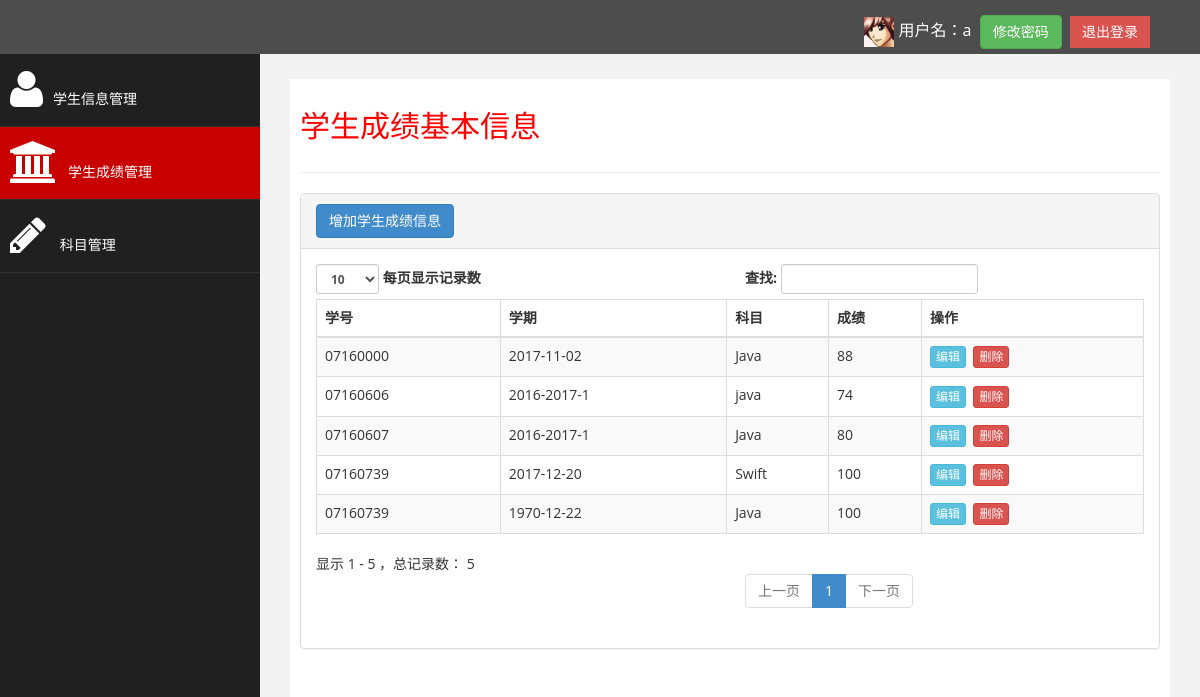
Page /student2/score.php (signed in) on the committed database.
### tables this page shows
CREATE TABLE `score` (
  `id` int(10) UNSIGNED NOT NULL,
  `studentId` varchar(8) NOT NULL,
  `term` char(11) NOT NULL,
  `subject` varchar(20) NOT NULL,
  `mark` int(11) NOT NULL
);

### student2/score.php (the view, shortened to what this page needs)
<?php require_once 'base.php';?>
<?php
$query = "select * from score";
$result = mysql_query($query);
?>
<div id="page-wrapper">
	<div id="page-inner">
		<div class="row">
			<div class="col-md-12">
				<h2>学生成绩基本信息</h2>
			</div>
		</div>
		<hr />
		<div class="row">
			<div class="col-md-12">
				<div class="panel panel-default">
					<div class="panel-heading"><a href='insertscore.php' class="btn btn-primary">增加学生成绩信息</a></div>
					<div class="panel-body">
						<div class="table-responsive">
							<table class="table table-striped table-bordered table-hover"
								id="dataTables-example">
								<thead>
									<tr>
										<th>学号</th>
										<th>学期</th>
										<th>科目</th>
										<th>成绩</th>
										<th>操作</th>
									</tr>
								</thead>
								<tbody>
                        		<?php
                        $line = 0;
                        while ($row = mysql_fetch_array($result)) {
                            $line ++;
                            $linecolor = $line % 2 == 0 ? 'odd gradeX' : 'even gradeC';
                            echo "<tr class='$linecolor'>";
                            echo "<td>" . $row['studentId'] . "</td>";
                            echo "<td>" . $row['term'] . "</td>";
                            echo "<td>" . $row['subject'] . "</td>";
                            echo "<td>" . $row['mark'] . "</td>";
                            echo "<td><a href='editscore.php?id=" . $row['id'] . "' class='btn btn-info btn-xs'>编辑</a>&nbsp;&nbsp;<a href='deletescore.php?id=" . $row['id'] . "' class='btn btn-danger btn-xs'>删除</a></td>";
                            echo "</tr>";
                        }
                        ?>
								</tbody>
							</table>
						</div>
					</div>
				</div>
			</div>
		</div>
	</div>
</div>
</div>
</body>
</html>

### student2/assets/css/custom.css (style rules this page uses)
body { font-family: 'Open Sans', sans-serif; }
#page-wrapper { padding: 15px 15px; min-height: 600px; background:#F3F3F3; }
#page-inner { width:100%; margin:10px 20px 10px 0px; background-color:#fff!important; padding:10px; min-height:1200px; }
h2 { color: #f00; }
@media (min-width:768px) { #page-wrapper { margin: 0 0 0 260px; padding: 15px 30px; min-height: 1200px; } }

### rows in the picture
score: studentId "07160607", term "2016-2017-1", subject "Java", mark "80"
score: studentId "07160606", term "2016-2017-1", subject "java", mark "74"
score: studentId "07160000", term "2017-11-02", subject "Java", mark "88"
score: studentId "07160739", term "2017-12-20", subject "Swift", mark "100"
score: studentId "07160739", term "1970-12-22", subject "Java", mark "100"

### other values in the picture
$userName "a"
